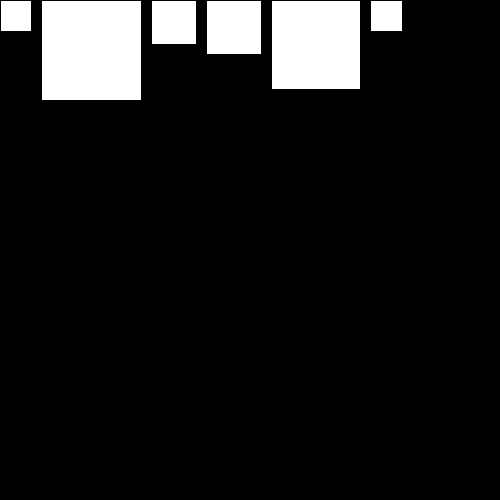
Frame 1 (no input)
Frame 60 (the mouse pressed at the canvas centre just before this capture): identical to frame 1, image omitted
Frame 120 (the mouse held since frame 60 and released just before this capture): identical to frame 1, image omitted

The Processing sketch that drew this single still picture (run headless with seeded random() and noise(); from frame 60 on, the mouse is pressed at the canvas centre):

// Processing sketch: processing_61281
// ── processing_61281.pde

float[] areas = {10, 100, 20, 30, 80, 10};

void setup() {
  size(500, 500); 
  smooth();
}

void draw() {
  background(0);

  /* Loop through the array */
  for(int i = 0; i < areas.length; i++) {
    float area = areas[i];   // get the value
    float side = sqrt(area) * 10;  // calculate the side length
    
    fill(255);
    rect(0, 0, side, side);
    
    translate(side, 0);
    translate(10, 0); //border    
  }  
}
